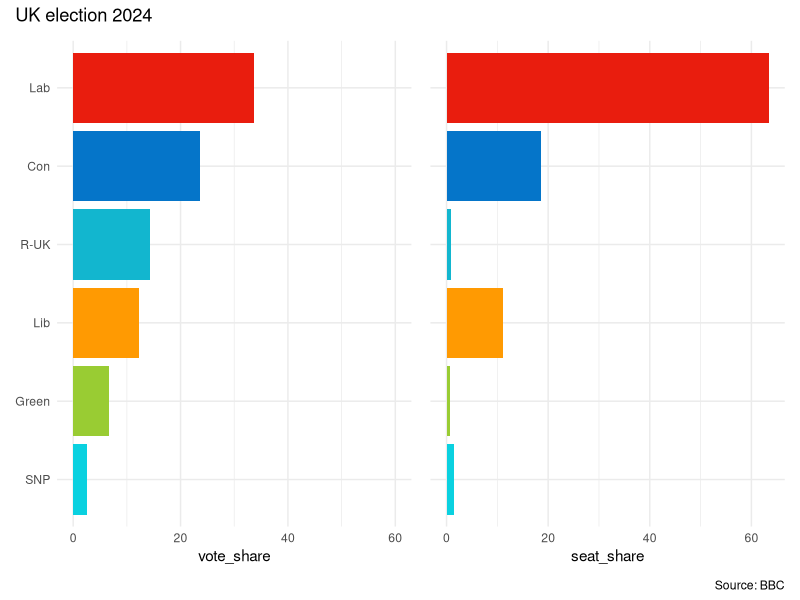
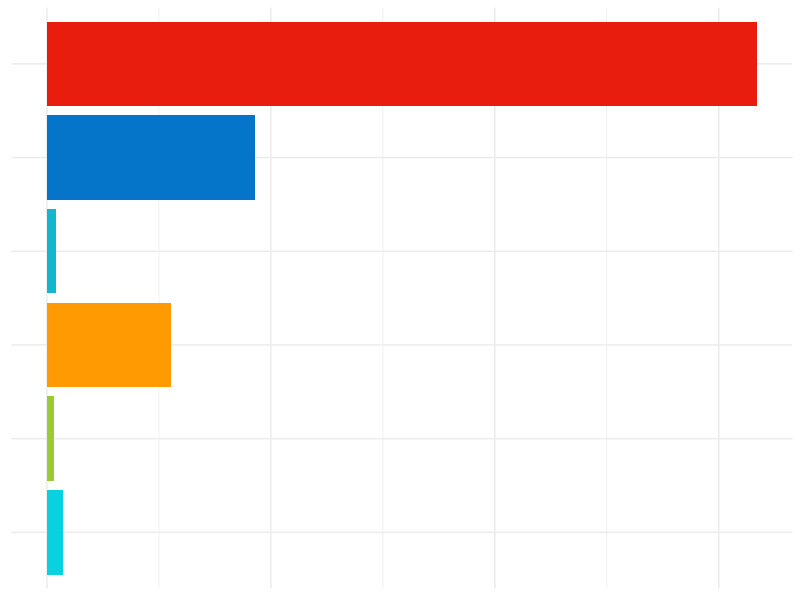

Generate these figures, in order, with R:
## ---- chunk 1
#| code-fold: true
#| message: false

library(tidyverse)
library(patchwork)

ggplot2::theme_set(theme_minimal())


elec_raw <- read_csv("uk-election-2024_bbc.csv")

pl_dt <-
  elec_raw |>
  mutate(
    seat_share = round(seats / 650 * 100, 1), # total seats UK Parliament: 650
    party = fct_reorder(party, vote_share)
  ) |>
  filter(vote_share >= 2.5)

party_colors <-
  c(
    "Lab" = "#E91D0E",
    "Con" = "#0575C9",
    "R-UK" = "#12b6cf",
    "Lib" = "#FF9A02",
    "Green" = "#99CC33",
    "SNP" = "#0AD1E0"
  )

pl1 <-
  ggplot(pl_dt, aes(x = vote_share, y = party, fill = party)) +
  geom_col() +
  xlim(0, 60) +
  scale_fill_manual(values = party_colors) +
  labs(y = NULL) +
  theme(legend.position = "none")

pl2 <-
  ggplot(pl_dt, aes(x = seat_share, y = party, fill = party)) +
  geom_col() +
  scale_fill_manual(values = party_colors) +
  labs(y = NULL) +
  theme(axis.text.y = element_blank(), legend.position = "none")

pl1 + pl2 +
  plot_annotation(
    title = "UK election 2024",
    caption = "Source: BBC"
  )
## ---- chunk 2
#| include: false

pl3 <- pl2 + theme(
  axis.label.x = element_blank(),
  axis.text.x = element_blank(),
  axis.title.x = element_blank()
)

ggsave("bar-chart.png", plot = pl3, width = 4, height = 3, dpi = 300)
